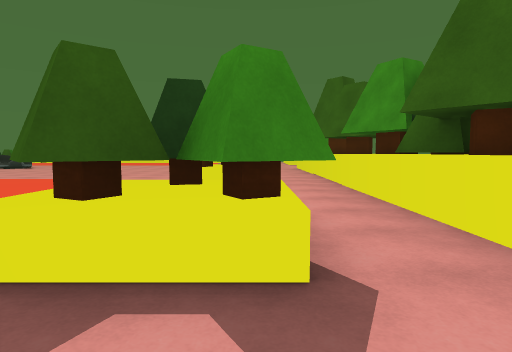
view 1 (above)

20 first-person views from a walk through a scene from a Unity 3-D project. The camera is 1.3 m above the floor, tilts 4° down and sees 75° across. The floor is counted in squares, 2 m on a side. Each view is taken from the middle of a square. On the plan, view 1 faces up. The plan holds only what a view shows up to about 10 squares ahead; the rest is blank. The place goes on beyond the plan.

view 2
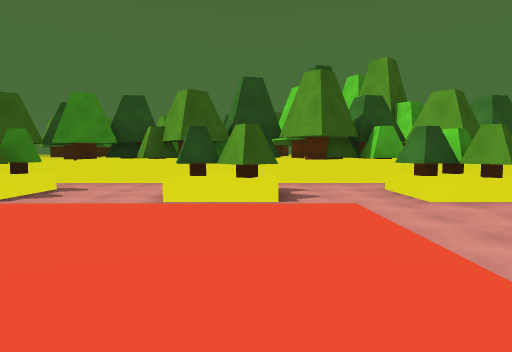

view 3
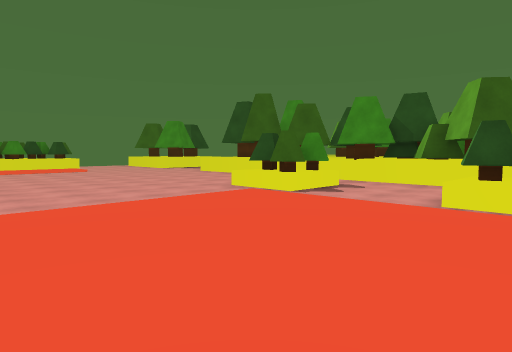

view 4
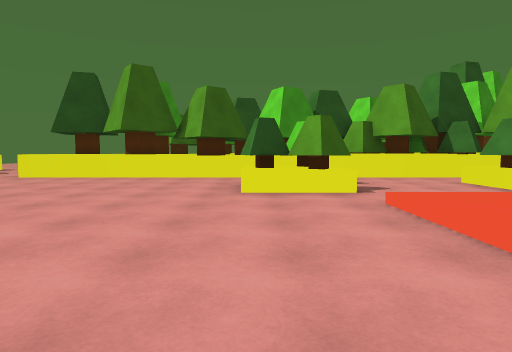

view 5
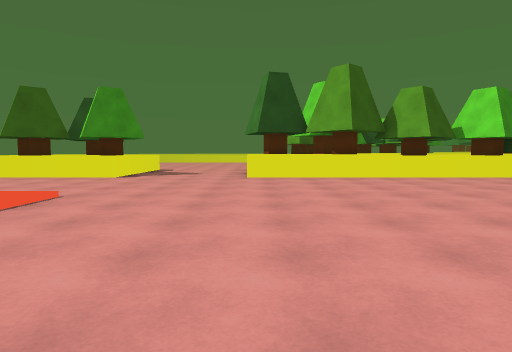

view 6
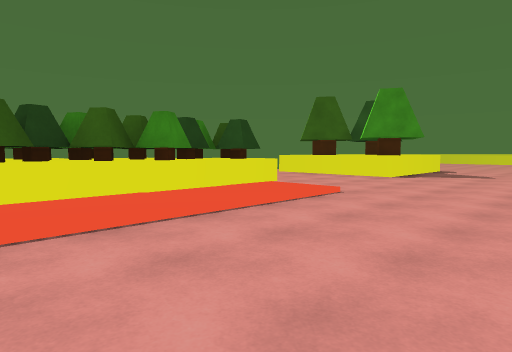

view 7
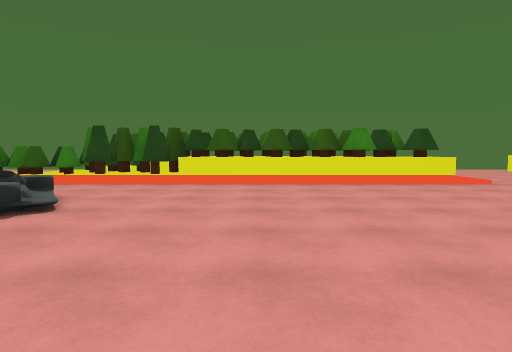

view 8
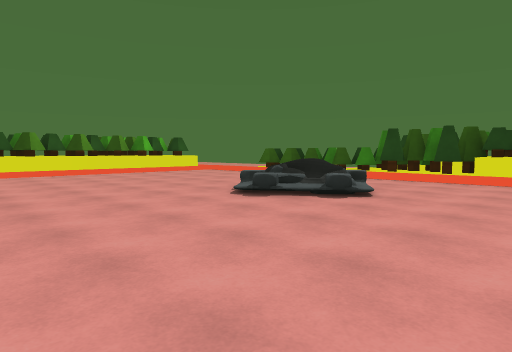

view 9
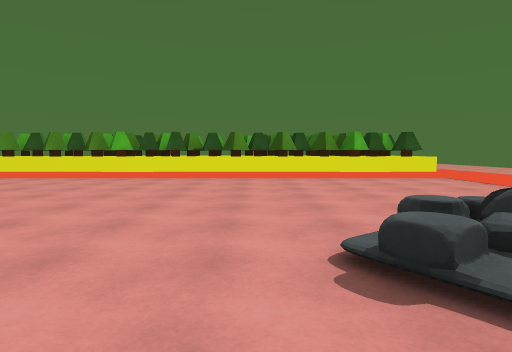

view 10
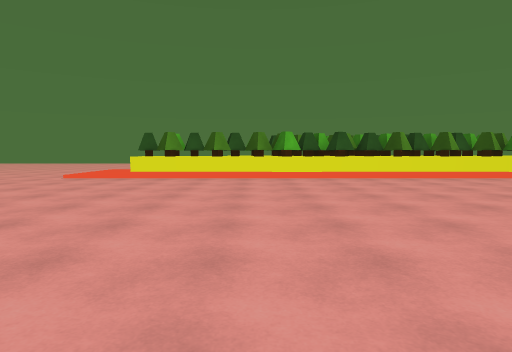

view 11
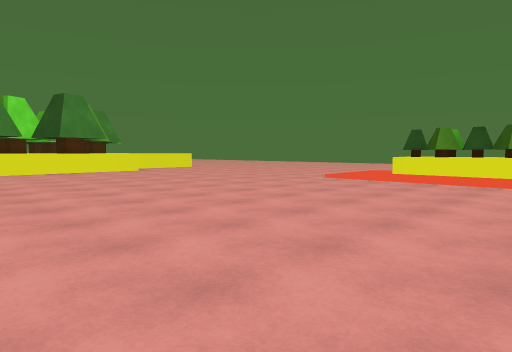

view 12
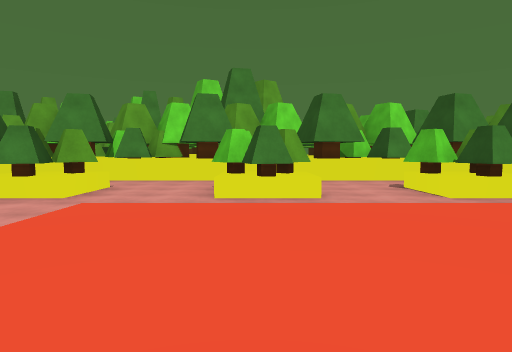

view 13
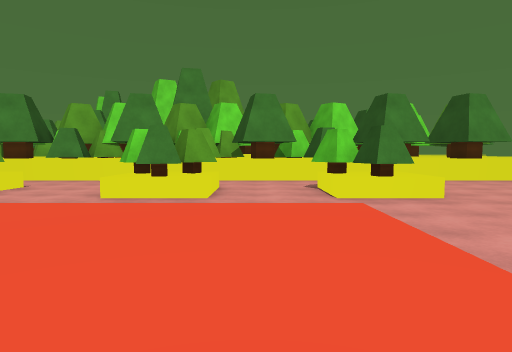

view 14
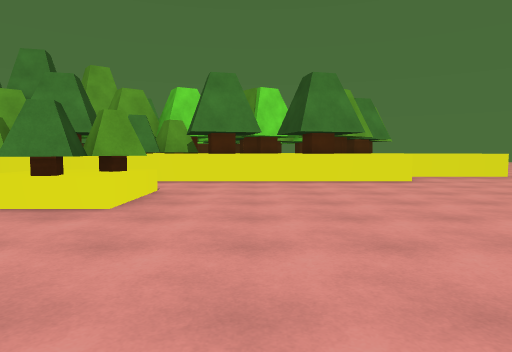

view 15
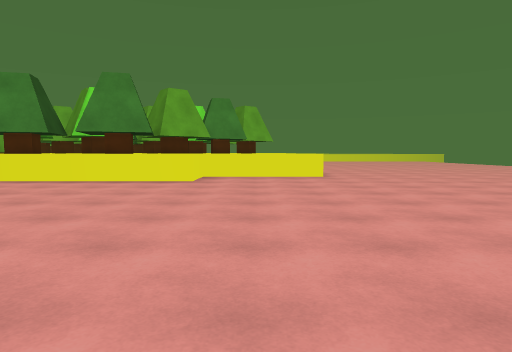

view 16
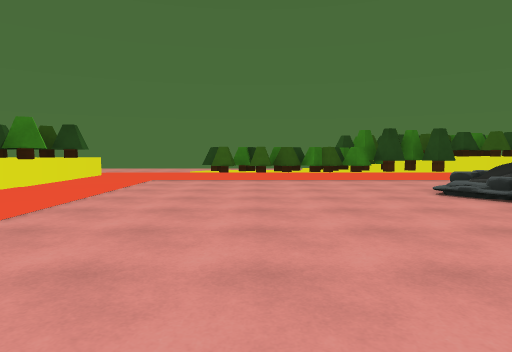

view 17
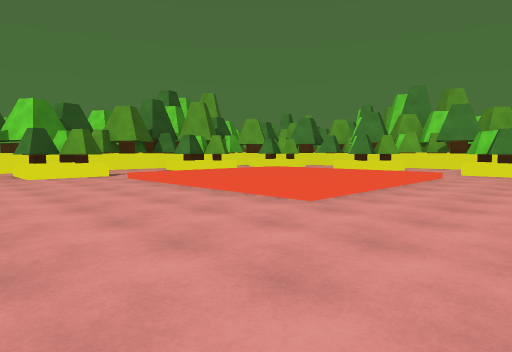

view 18
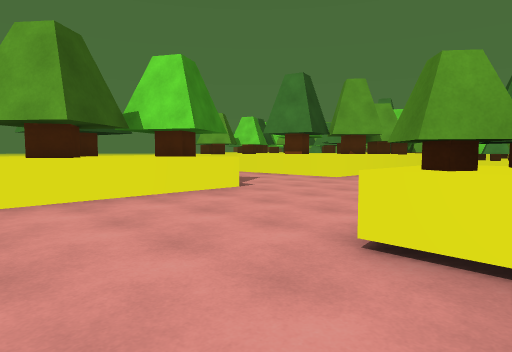

view 19
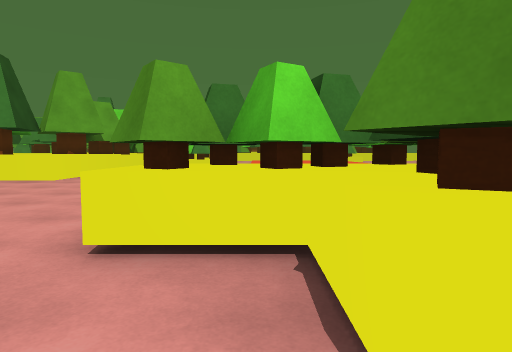

view 20
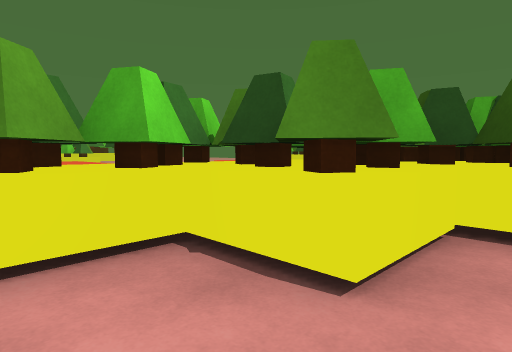

### Floor plan
Key: @ floor where view 1 was taken; # wall or solid block; . main floor; : floor 0.25 m higher than the main floor; + floor 1 m higher than the main floor; / step, stairs or slope; = window, fence, low wall or low ledge; ^ raised ledge; O other object.
Columns run from 19 left of view 1 to 5 right of it. Each row starts with its distance up from view 1.
 22               #......
 21               ##.....##^
 20      ###      ####...^###
 19    ###############...^#^=
 18 :::::::::::::::::/...##=
 17 #:////////////////......
 16 #:......................
 15 #:......OO..............
 14 #:.....:+/...........^^
 13 #:......//...........^^^
 12 ^:...................^^
 11 #:...................^^
 10 #:...................^#
  9 #:...................##
  8 #:................#^.^#
  7 #:................##.##
  6 #:.........::::::....^#
  5 #:.........::::::....^#
  4 #:.........::::::....##
  3 #:.........::::::.##.^#
  2 //.........::::::.##.^#
  1 ...........::::::....^^
  0 ...................@.^#
 -1 .........^#..^#...#^.^#
 -2 .........##..##...## ##
 -3 .............. ....  #
 -4 .............. ....  #
 -5 ....^##=#^#=#^###^####
 -6 .^^^ ######

Positions as (right, up) in squares from view 1, and headings:
1: (0, 0), facing up
2: (-7, 2), facing right
3: (-7, 2), facing up-right
4: (-7, 8), facing right
5: (-7, 14), facing right
6: (-7, 14), facing up-right
7: (-7, 10), facing up
8: (-7, 9), facing up-left
9: (-9, 12), facing left
10: (-9, 7), facing left
11: (-10, 7), facing down-left
12: (-5, 5), facing down
13: (-7, 5), facing down
14: (-12, 3), facing down
15: (-17, 3), facing down
16: (-15, 9), facing up
17: (-11, 10), facing down-right
18: (-3, 22), facing down-right
19: (-3, 22), facing down
20: (-2, 22), facing down-left
